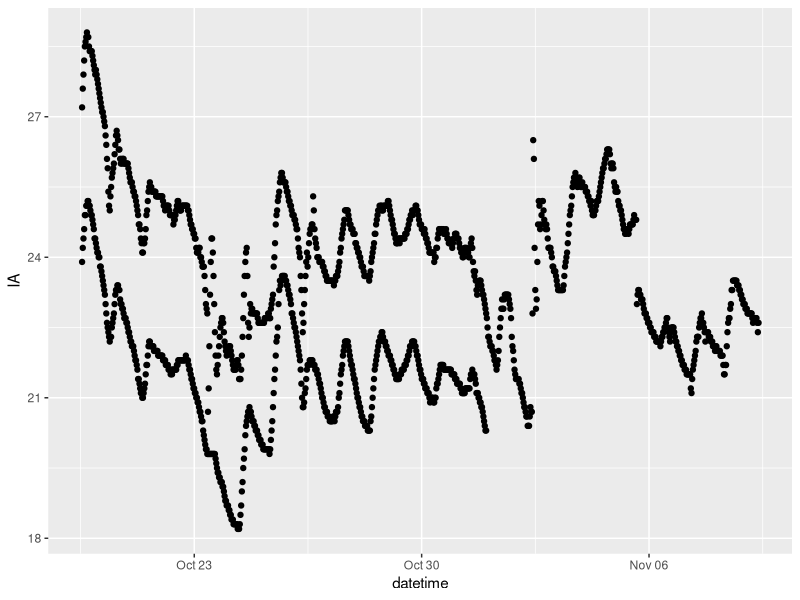
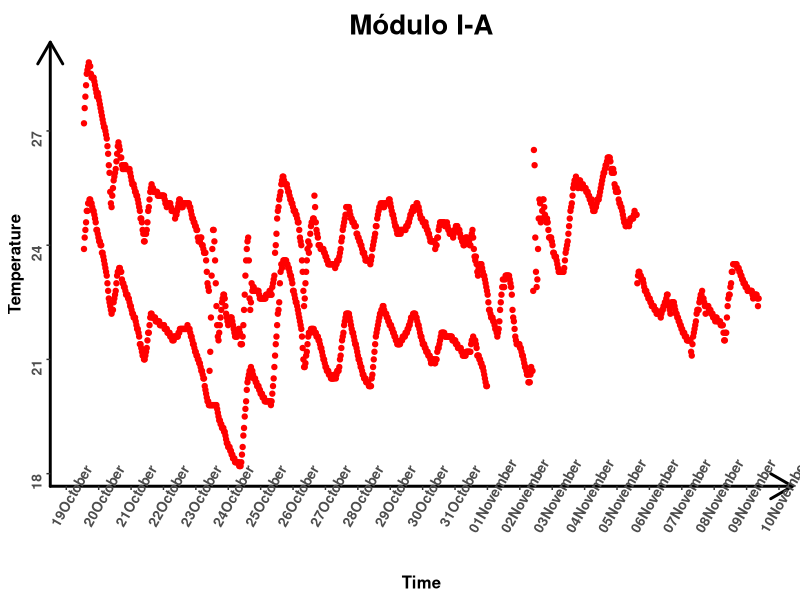
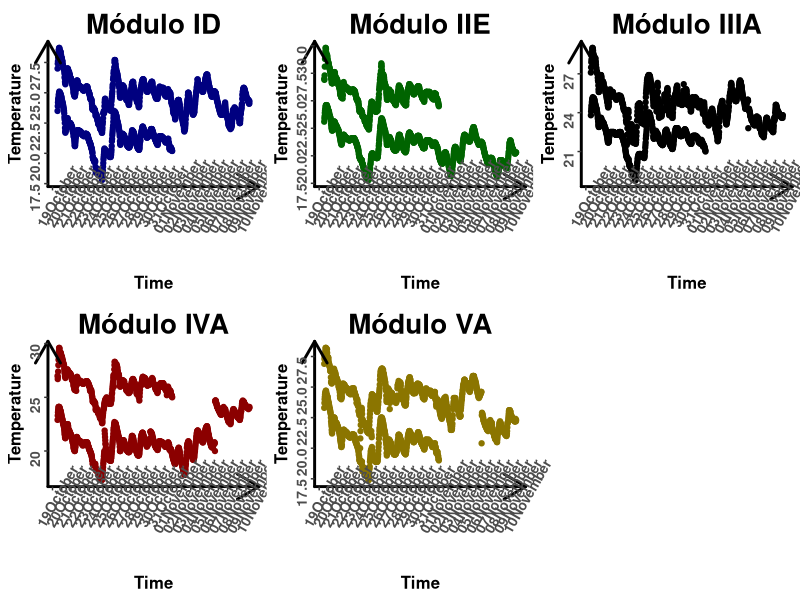

The R source for these figures, in order:
#### This scrypt comes from the temperature regulating system, that I used on my master thesis experiments.
#### It have 5 modules with 5 pairs of temperature receptors, one for the ambient temperature treatment and one for the ambient + 
#### 4°C treatment. Each one of the 25 columns of the file are one pair of ambient/warm, and date and time are the first two columns.
#### The file total.csv and total.txt are the data

## First: Set your work directory with setwd("addres of your directory")
#### Importing the data
temperatures <- read.table("total.txt", header = T, 
                           colClasses = c("character",
                                          "character", 
                                          rep("numeric", 25) ))
##î It is important to put the first two columns
 ## as character, because, if not, R reads like 
 ## numeric and the format crashes

View(temperatures) ##exploring the data
str(temperatures)
head(temperatures)

##Packages you'll need
library(ggplot2)
library(tidyverse)
library(ggpubr)
library(lubridate)

temperatures <- temperatures %>% mutate(date = temperatures$data, time = temperatures$tempo)
temperatures <- unite(temperatures, "datetime",
                      c("data", "tempo"), sep = "") #Here you can use the lubridate package
View(temperatures)

my_modules <- c("ID", "IIE", "IIIA", "IVA", "VA") ##Here you select what modules did you used

temperatures$datetime <- mdy_hms(temperatures$datetime) ## Transforming into the right format (data and time)

class(temperatures$datetime)## It is a POSIXct and POSIXT, POSIXct is the format that 



##Graphs
temp <- ggplot(temperatures, aes(x = datetime, y = IA)) + geom_point() ##Testing with a random block
temp

#Function to speed up the production of graphs with their aesthetics components
line_temp <- function(fun.data, fun.y, title = " ", cor = "black") {
  fun.data$fun.y <- fun.data[, fun.y]
  ggplot(fun.data, aes(x = datetime, y = fun.y)) + 
    geom_point(color = cor) + ylab("Temperature") +
    ggtitle(title) +
    scale_x_datetime(date_labels = "%d%B", date_breaks = "1 day") +
    theme(panel.grid.major = element_blank(), panel.grid.minor = element_blank(),
          plot.title = element_text(hjust = 0.5, vjust = 0, size = 20, face = "bold"),
          axis.text.x = element_text(angle = 60, size = 10, face = "bold"),
          axis.text.y = element_text(angle = 90, size = 10, face = "bold"),
          axis.title.x = element_text(size = 12, face = "bold"),
          axis.title.y = element_text(size = 12, face = "bold"),
          panel.background = element_blank(),
          axis.line = element_line(size = 1, lineend = "round", arrow = arrow())) +
    xlab("Time") 
}

line_temp(temperatures, "IA", title = "Módulo I-A", cor = "red") #Testing, don't forget to use "" on fun.y


### Making an arrange of my five modules
pallete <- c("navyblue", "darkgreen", "black", "darkred", "gold4")
my_modules
ggarrange(line_temp(temperatures, my_modules[1], paste("Módulo", my_modules[1], sep = " "),
                    cor = pallete[1]),
          line_temp(temperatures, my_modules[2], paste("Módulo", my_modules[2], sep = " "),
                    cor = pallete[2]),
          line_temp(temperatures, my_modules[3], paste("Módulo", my_modules[3], sep = " "),
                    cor = pallete[3]),
          line_temp(temperatures, my_modules[4], paste("Módulo", my_modules[4], sep = " "),
                    cor = pallete[4]),
          line_temp(temperatures, my_modules[5], paste("Módulo", my_modules[5], sep = " "),
                    cor = pallete[5]),
          nrow = 2, ncol = 3)



